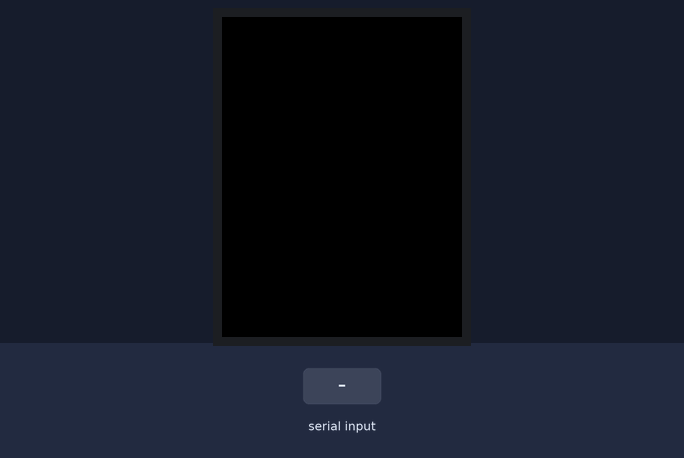
The program below on a simulated ESP32. Parts: 320×240 colour display. The test bench sets the inputs (shaded band).

Above: at 1.4 s.
1.5 s: "show_register_1\n" received over the second serial link
At 2.7 s:
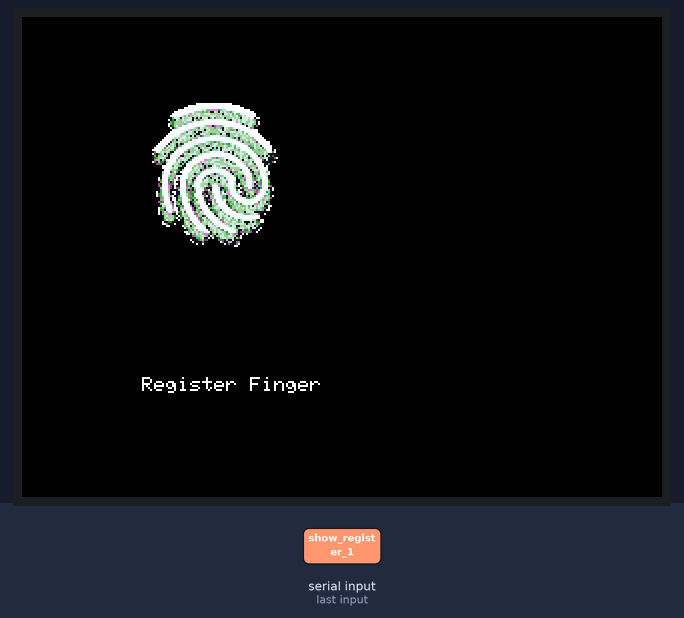
3.0 s: "show_register_2\n" received over the second serial link
At 4.1 s:
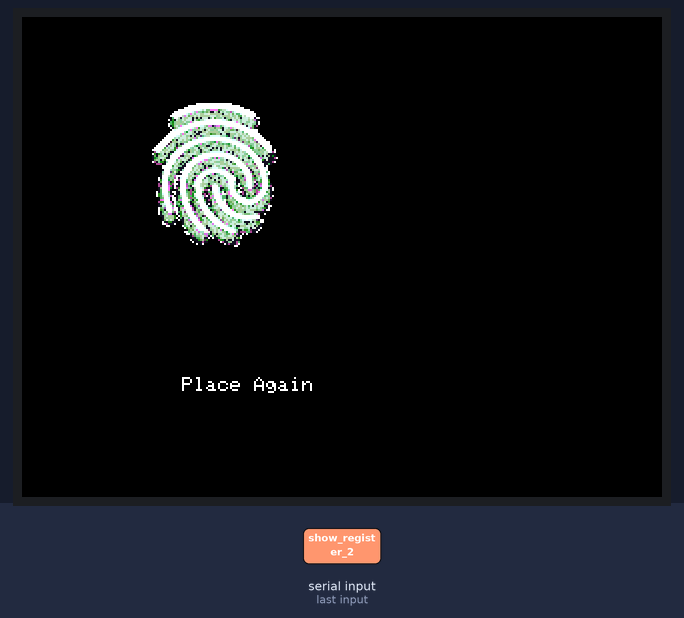
4.5 s: "show_scanning_1\n" received over the second serial link
At 5.8 s:
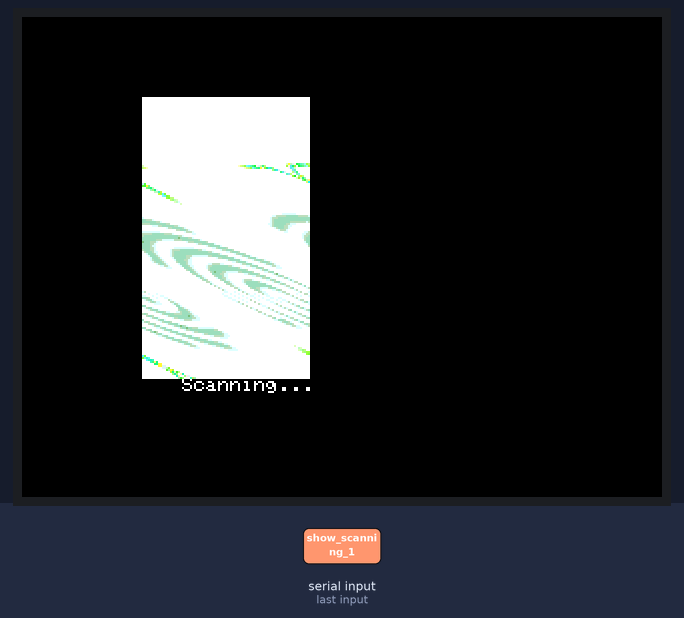
6.1 s: "show_scanning_2\n" received over the second serial link
At 6.9 s:
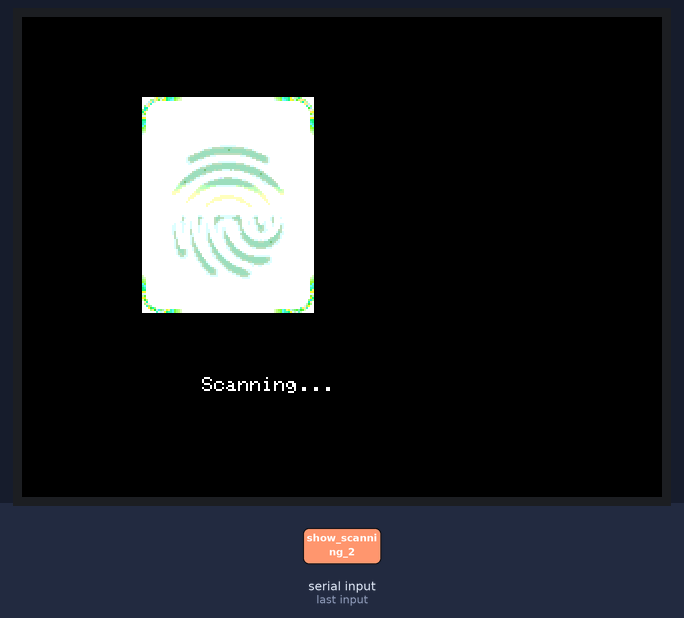
7.7 s: "show_scanning_3\n" received over the second serial link
At 8.1 s:
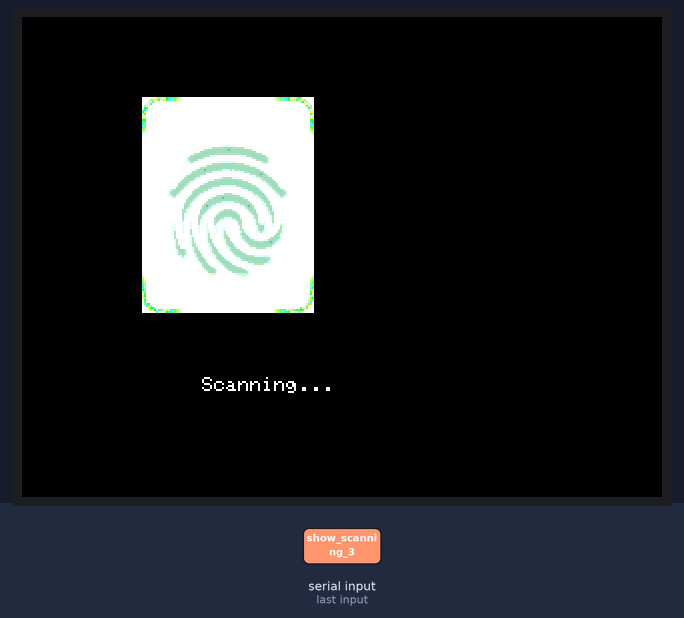
9.3 s: "show_collection_1\n" received over the second serial link
At 10.2 s:
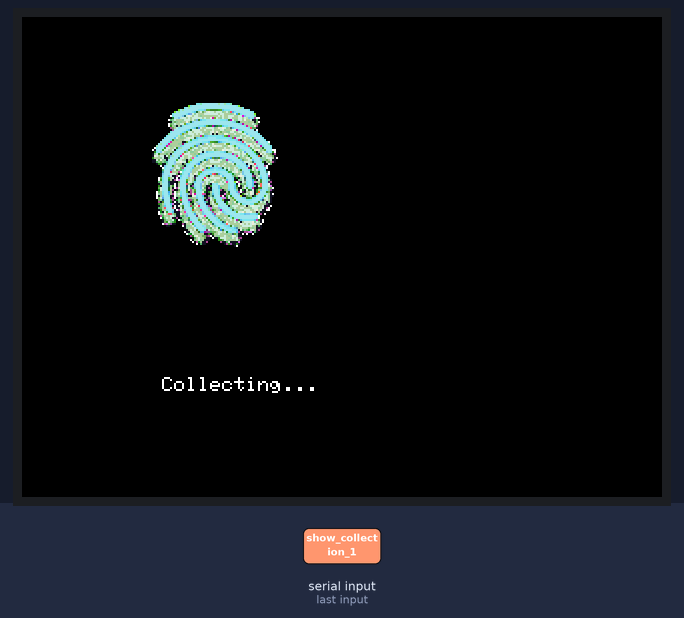
Timing chart, 0 to 12.3 s (numbered marks = the images above; inputs shaded):
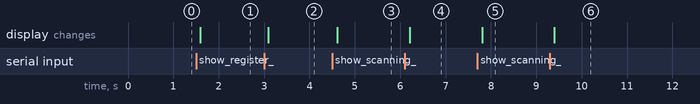

The program:

main.cpp
```cpp
#include <TFT_eSPI.h>
#include <success.h>
#include <failed.h>
#include <3rd_one.h>
#include <2nd_one.h>
#include <1st_one.h>
#include <try_again.h>
#include <font.h>
#include <fingerprint.h>
#include <placefinger.h>

#define DISPLAYRX 16
#define DISPLAYTX 17

TFT_eSPI tft = TFT_eSPI();
String incoming = "";
HardwareSerial displaySerial(2);

unsigned long lastUpdateTime = 0;
unsigned long displayDuration = 10000;
bool shouldClear = false;

void handleCommand(String cmd) {
  cmd.trim();  // Clean up any whitespace
  tft.fillScreen(TFT_BLACK);

  if (cmd == "show_register_1") {
    tft.pushImage(60, 40, 72, 80, placefinger);
    tft.drawString("Register Finger", 60, 180);
    lastUpdateTime = millis();
    shouldClear = true;

  } else if (cmd == "show_register_2") {
    tft.pushImage(60, 40, 72, 80, placefinger);
    tft.drawString("Place Again", 80, 180);
    lastUpdateTime = millis();
    shouldClear = true;

  } else if (cmd == "show_scanning_1") {
    tft.pushImage(60, 40, 84, 141, scanOne);
    tft.drawString("Scanning...", 80, 180);
    lastUpdateTime = millis();
    shouldClear = true;

  } else if (cmd == "show_scanning_2") {
    tft.pushImage(60, 40, 86, 108, scanTwo);
    tft.drawString("Scanning...", 90, 180);
    lastUpdateTime = millis();
    shouldClear = true;

  } else if (cmd == "show_scanning_3") {
    tft.pushImage(60, 40, 86, 108, scanthree);
    tft.drawString("Scanning...", 90, 180);
    lastUpdateTime = millis();
    shouldClear = true;

  } else if (cmd == "show_collection_1") {
    tft.pushImage(60, 40, 72, 80, Fingerprint);
    tft.drawString("Collecting...", 70, 180);
    lastUpdateTime = millis();
    shouldClear = true;

  } else if (cmd == "show_collection_2") {
    tft.pushImage(60, 40, 72, 80, Fingerprint);
    tft.drawString("Done!", 110, 180);
    lastUpdateTime = millis();
    shouldClear = true;

  } else if (cmd == "show_success") {
    tft.pushImage(60, 40, 100, 100, success);
    tft.drawString("Success", 100, 180);
    lastUpdateTime = millis();
    shouldClear = true;

  } else if (cmd == "show_error") {
    tft.pushImage(60, 40, 99, 99, failed);
    tft.drawString("Try Again", 90, 180);
    lastUpdateTime = millis();
    shouldClear = true;

  } else if (cmd.startsWith("show_name:")) {
    String name = cmd.substring(cmd.indexOf(":") + 1);
    tft.drawString("Welcome", 90, 80);
    tft.drawString(name, 60, 130);  // Adjust X if name is too short/long
    lastUpdateTime = millis();
    shouldClear = true;

  } else {
    tft.drawString("Unknown Command", 60, 120);
  }
}

void setup() {
  Serial.begin(115200);  // Optional debug via USB
  displaySerial.begin(115200, SERIAL_8N1, DISPLAYRX, DISPLAYTX ); // RX, TX connected to main ESP32

  tft.init();
  tft.setRotation(1);
  tft.fillScreen(TFT_BLACK);
  //tft.loadFont("Exo2_VariableFont_wght20pt7bGlyphs");  // Use your font
}

void loop() {
  while (displaySerial.available()) {
    char c = displaySerial.read();
    if (c == '\n') {
      handleCommand(incoming);
      incoming = "";
    } else {
      incoming += c;
    }
  }

  if (shouldClear && millis() - lastUpdateTime > displayDuration) {
    tft.fillScreen(TFT_BLACK);
    shouldClear = false;
  }

}
```

Source omitted: 1st_one.h (data table, 117172 bytes), 2nd_one.h (data table, 89732 bytes), 3rd_one.h (data table, 89734 bytes), failed.h (data table, 96633 bytes), fingerprint.h (data table, 55796 bytes), font.h (data table, 34661 bytes), placefinger.h (data table, 55800 bytes), success.h (data table, 96618 bytes), try_again.h (data table, 94686 bytes)

Measured:
- after the input at 1.5 s, the display: changes after 0.10 s (image 1)
- after the input at 3.0 s, the display: changes after 0.10 s (image 2)
- after the input at 4.5 s, the display: changes after 0.12 s (image 3)
- after the input at 6.1 s, the display: changes after 0.11 s (image 4)
- after the input at 7.7 s, the display: changes after 0.11 s (image 5)
- after the input at 9.3 s, the display: changes after 0.10 s (image 6)
